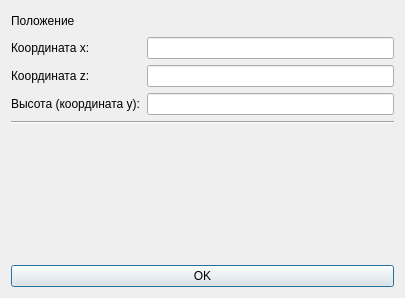
<?xml version="1.0" encoding="UTF-8"?>
<ui version="4.0">
 <class>ScanerSetupWindow</class>
 <widget class="QDialog" name="ScanerSetupWindow">
  <property name="geometry">
   <rect>
    <x>0</x>
    <y>0</y>
    <width>405</width>
    <height>298</height>
   </rect>
  </property>
  <property name="windowTitle">
   <string>Dialog</string>
  </property>
  <layout class="QVBoxLayout" name="verticalLayout">
   <item>
    <layout class="QFormLayout" name="formLayout">
     <item row="0" column="0">
      <widget class="QLabel" name="cordinatesLabel">
       <property name="text">
        <string>Положение</string>
       </property>
      </widget>
     </item>
     <item row="0" column="1">
      <spacer name="horizontalSpacer">
       <property name="orientation">
        <enum>Qt::Horizontal</enum>
       </property>
       <property name="sizeHint" stdset="0">
        <size>
         <width>40</width>
         <height>20</height>
        </size>
       </property>
      </spacer>
     </item>
     <item row="1" column="0">
      <widget class="QLabel" name="xCordinateLabel">
       <property name="text">
        <string>Координата x: </string>
       </property>
      </widget>
     </item>
     <item row="1" column="1">
      <widget class="QLineEdit" name="xCordInput"/>
     </item>
     <item row="2" column="0">
      <widget class="QLabel" name="zCordinateLabel">
       <property name="text">
        <string>Координата z:</string>
       </property>
      </widget>
     </item>
     <item row="2" column="1">
      <widget class="QLineEdit" name="zCordInput"/>
     </item>
     <item row="3" column="0">
      <widget class="QLabel" name="yCordinateLabel">
       <property name="text">
        <string>Высота (координата y):</string>
       </property>
      </widget>
     </item>
     <item row="3" column="1">
      <widget class="QLineEdit" name="yCordInput"/>
     </item>
    </layout>
   </item>
   <item>
    <widget class="Line" name="line">
     <property name="orientation">
      <enum>Qt::Horizontal</enum>
     </property>
    </widget>
   </item>
   <item>
    <spacer name="verticalSpacer">
     <property name="orientation">
      <enum>Qt::Vertical</enum>
     </property>
     <property name="sizeHint" stdset="0">
      <size>
       <width>20</width>
       <height>40</height>
      </size>
     </property>
    </spacer>
   </item>
   <item>
    <widget class="QPushButton" name="OKButton">
     <property name="text">
      <string>OK</string>
     </property>
    </widget>
   </item>
  </layout>
 </widget>
 <resources/>
 <connections/>
</ui>
